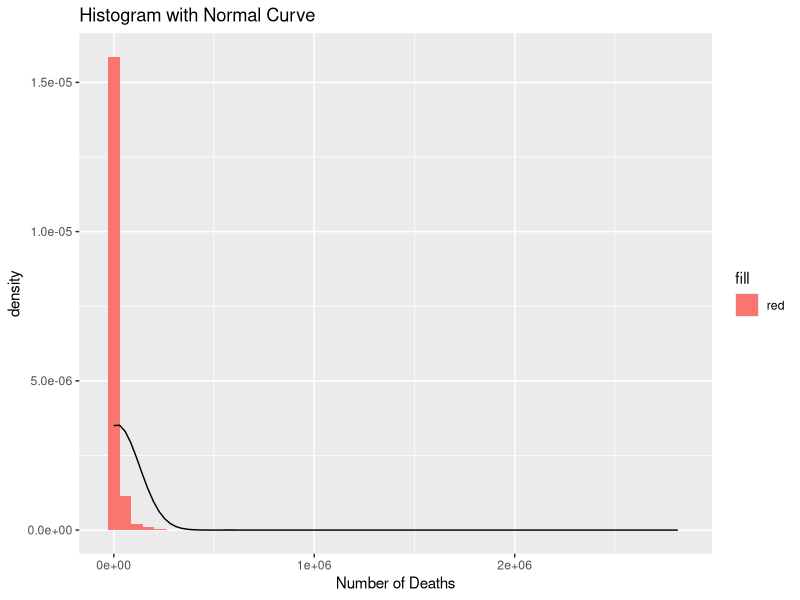
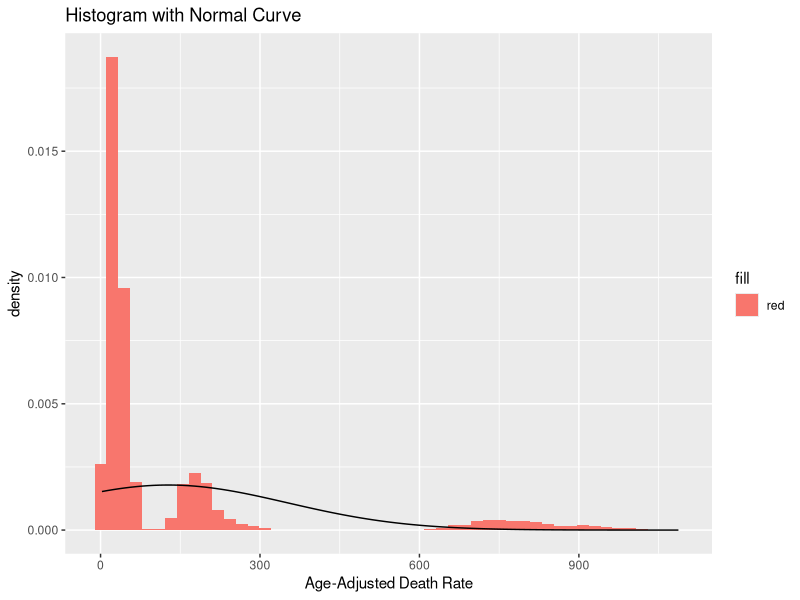
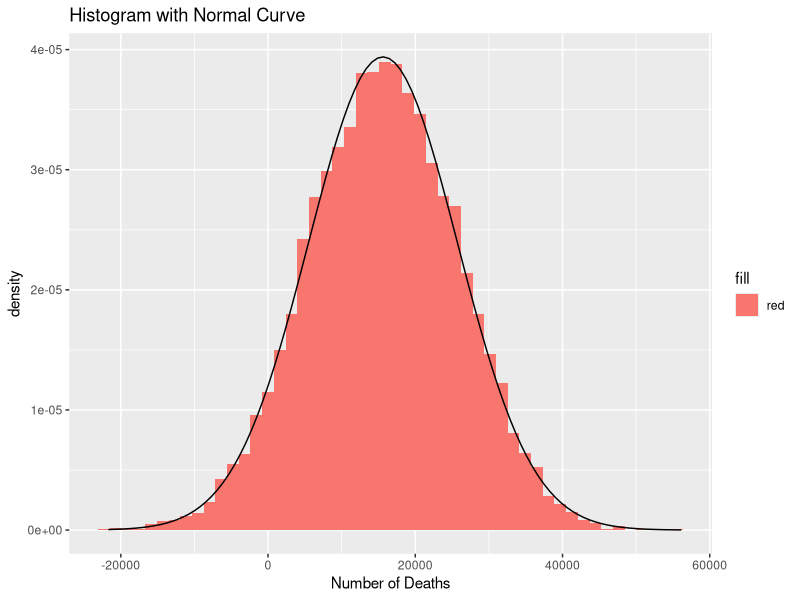
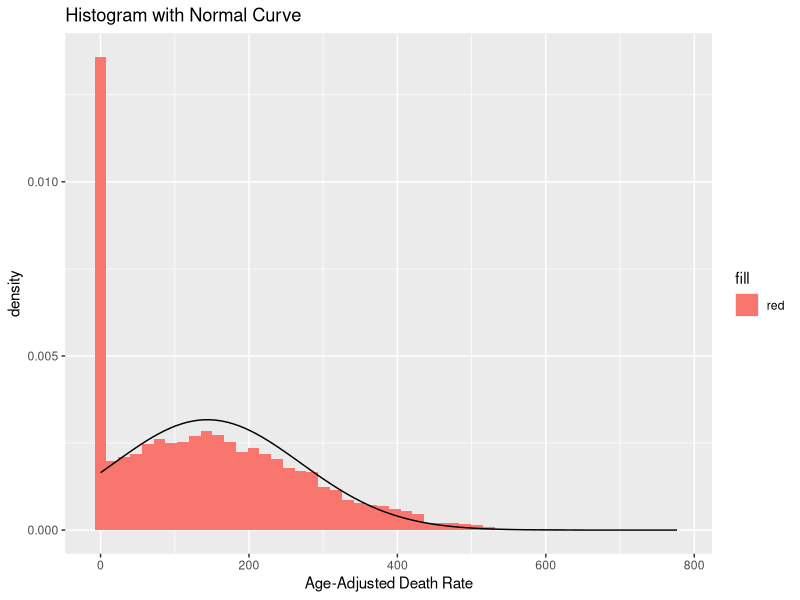

The R source for these figures, in order:
## ---- chunk 1
#Load the required packages
library(dplyr)
library(ggplot2)

#Load the raw data
cdc_raw <- read.csv("NCHS_Leading_Causes_of_Death.csv")

#Get an overview and summary of the raw data
str(cdc_raw)
summary(cdc_raw)

#Check for weird symbols or missing values in all six variables
table(cdc_raw$Year, useNA = "always")
table(cdc_raw$X113.Cause.Name, useNA = "always")
table(cdc_raw$Cause_Name, useNA = "always")
table(cdc_raw$State, useNA = "always")
summary(cdc_raw$Deaths)
summary(cdc_raw$Age_Adjusted_Death_Rate)

#Drop the "X113.Cause.Name" variable for the processed data
cdc <- select(cdc_raw, -X113.Cause.Name)
attach(cdc)

#Get an overview and summary of the processed data
str(cdc)
summary(cdc)
## ---- chunk 2
#Summary tables for the categorical variable "Year"
table(Year)
prop.table(table(Year))
## ---- chunk 3
#Summary tables for the categorical variable "Cause_Name"
table(Cause_Name)
prop.table(table(Cause_Name))
## ---- chunk 4
#Summary tables for the categorical variable "State"
table(State)
prop.table(table(State))
## ---- chunk 5
#Summary statistics and histogram for the continuous variable "Deaths"
summary(Deaths)
sd(Deaths)

ggplot(cdc, aes(x = Deaths)) + geom_histogram(aes(y = after_stat(density), fill = "red"), bins = 50) + stat_function(fun = dnorm, args = with(cdc, c(mean = mean(Deaths), sd = sd(Deaths)))) + scale_x_continuous("Number of Deaths") + ggtitle("Histogram with Normal Curve")
## ---- chunk 6
#Summary statistics and histogram for the continuous variable "Age_Adjusted_Death_Rate"
summary(Age_Adjusted_Death_Rate)
sd(Age_Adjusted_Death_Rate)

ggplot(cdc, aes(x = Age_Adjusted_Death_Rate)) + geom_histogram(aes(y = after_stat(density), fill = "red"), bins = 50) + stat_function(fun = dnorm, args = with(cdc, c(mean = mean(Age_Adjusted_Death_Rate), sd = sd(Age_Adjusted_Death_Rate)))) + scale_x_continuous("Age-Adjusted Death Rate") + ggtitle("Histogram with Normal Curve")
## ---- chunk 7
# Load necessary libraries
library(dplyr)
library(ggplot2)

# Set seed for reproducibility
set.seed(042)
## ---- chunk 8
# Define the number of observations
num_obs <- 10000

# Generate synthetic data for 'Year'
year <- sample(1999:2017, num_obs, replace = TRUE)

# Generate synthetic data for 'age_adjusted_death_rate'
age_adjusted_death_rate <- rnorm(num_obs, mean = 127.6, sd = 150)

# Ensure no negative values for death rates
age_adjusted_death_rate <- pmax(age_adjusted_death_rate, 0)

# Generate synthetic data for 'Deaths'
deaths <- round(rnorm(num_obs, mean = 15460, sd = 10000))
## ---- chunk 9
# Generate synthetic data for 'Cause_Name'
cause_name <- sample(c("All causes", "Alzheimer's disease", "Cancer", "CLRD", 
                       "Diabetes", "Heart disease", "Influenza and pneumonia", 
                       "Kidney disease", "Stroke", "Suicide", "Unintentional injuries"),
                     num_obs, replace = TRUE)

# Generate synthetic data for 'State'
states <- c("Alabama", "Alaska", "Arizona", "Arkansas", "California", "Colorado", 
            "Connecticut", "Delaware", "Florida", "Georgia", "Hawaii", "Idaho", 
            "Illinois", "Indiana", "Iowa", "Kansas", "Kentucky", "Louisiana", 
            "Maine", "Maryland", "Massachusetts", "Michigan", "Minnesota", 
            "Mississippi", "Missouri", "Montana", "Nebraska", "Nevada", 
            "New Hampshire", "New Jersey", "New Mexico", "New York", 
            "North Carolina", "North Dakota", "Ohio", "Oklahoma", "Oregon", 
            "Pennsylvania", "Rhode Island", "South Carolina", "South Dakota", 
            "Tennessee", "Texas", "Utah", "Vermont", "Virginia", "Washington", 
            "West Virginia", "Wisconsin", "Wyoming")

state <- sample(states, num_obs, replace = TRUE)
## ---- chunk 10
# Create a data frame
synthetic_data <- data.frame(Year = year,
                             Age_Adjusted_Death_Rate = age_adjusted_death_rate,
                             Cause_Name = cause_name,
                             State = state,
                             Deaths = deaths)
## ---- chunk 11
# Display summary of synthetic data
summary(synthetic_data)
## ---- chunk 12
#Summary tables for the categorical variable "year"
table(year)
## ---- chunk 13
#Summary tables for the categorical variable "cause_name"
table(cause_name)
## ---- chunk 14
#Summary tables for the categorical variable "state"
table(state)
## ---- chunk 15
#Summary statistics and histogram for the continuous variable "Deaths"
summary(deaths)
sd(deaths)


ggplot(synthetic_data, aes(x = deaths)) + 
  geom_histogram(aes(y = after_stat(density), 
  fill = "red"), bins = 50) + 
  stat_function(fun = dnorm, args = with(synthetic_data, 
  c(mean = mean(deaths), sd = sd(deaths)))) + 
  scale_x_continuous("Number of Deaths") + 
  ggtitle("Histogram with Normal Curve")
## ---- chunk 16
#Summary statistics and histogram for the continuous variable "age_adjusted_death_rate"
summary(age_adjusted_death_rate)
sd(age_adjusted_death_rate)

ggplot(synthetic_data, aes(x = age_adjusted_death_rate)) + 
  geom_histogram(aes(y = after_stat(density),
  fill = "red"), bins = 50) + 
  stat_function(fun = dnorm, args = with(synthetic_data, 
  c(mean = mean(age_adjusted_death_rate),
  sd = sd(age_adjusted_death_rate)))) + 
  scale_x_continuous("Age-Adjusted Death Rate") + 
  ggtitle("Histogram with Normal Curve")
